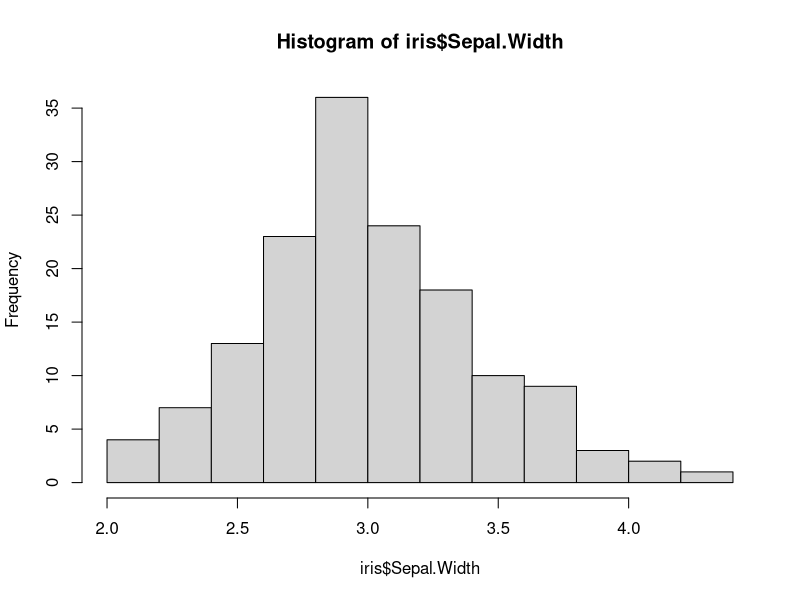
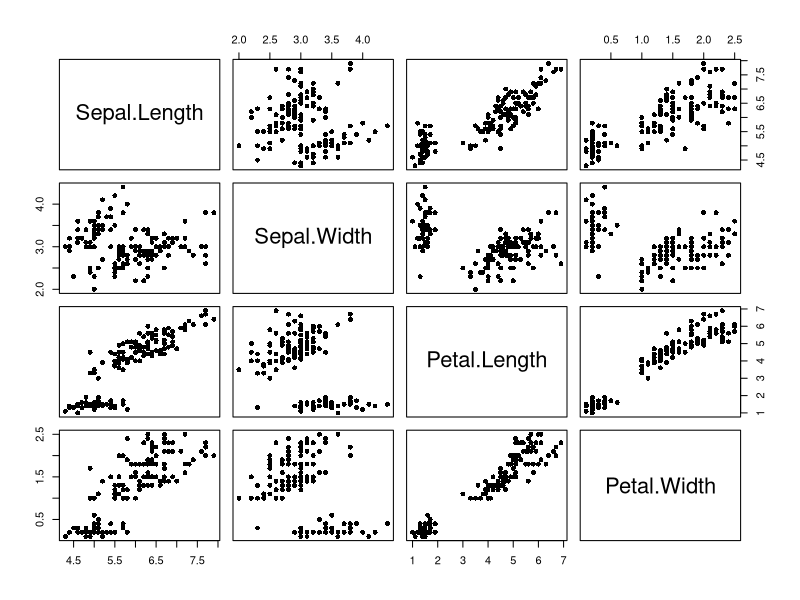
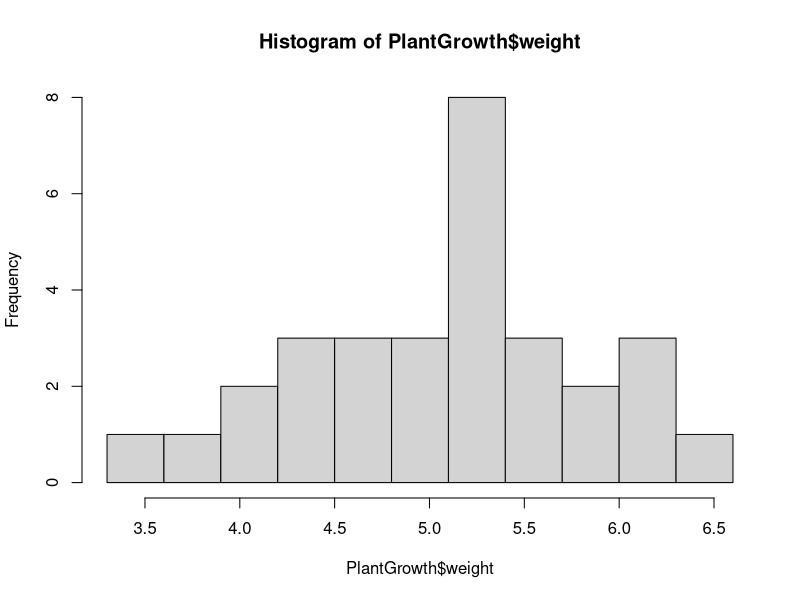
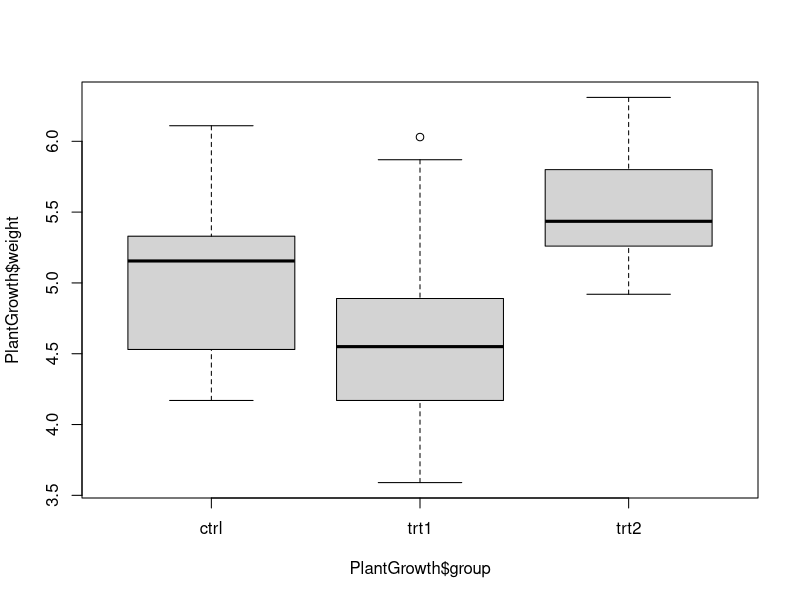
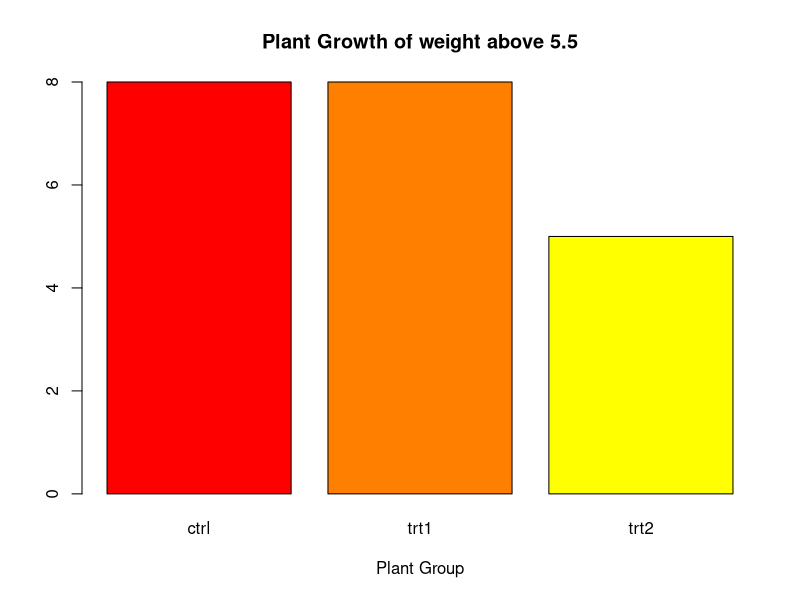

Reproduce these figures in R, in order.
# a.Make a histogram of the variable Sepal.Width.
hist(iris$Sepal.Width)

# b.Based on the histogram from #1a, which would you expect to be higher, 
# the mean or the median? Why?
## = mean > median, if the graph screw to left mean will be higher than median. 
## -> more outlier on the right(big value) will have make bigger average. 

# c.Confirm your answer to #1b by actually finding these values.
mean(iris$Sepal.Width)
median(iris$Sepal.Width)

# d.Only 27% of the flowers have a Sepal.Width higher than ________ cm.
quarts=quantile(iris$Sepal.Width,c(.73))
print(quarts)
## = 3.3
range(iris$Sepal.Width)
diff(range(iris$Sepal.Width))

# e.Make scatterplots of each pair of the numerical variables in iris (There should be 6 pairs/plots).
pairs(iris[,c(1,2:4)],pch=16)

# f.Based on #1e, which two variables appear to have the strongest relationship? 
# And which two appear to have the weakest relationship?
## = the more vertical or horizontal or spread out, it have less realtionship between the variables. 
## -> Strogest: Petal Length vs Petal Width
## -> Weakest: Sepal Length vs Sepal Width

#-----------------------------------------------------------------------------------#

# a.Make a histogram of the variable weight with breakpoints (bin edges) at every 0.3 units, starting at 3.3.
hist(PlantGrowth$weight,breaks=seq(3.3,6.6,0.3))

# b.Make boxplots of weight separated by group in a single graph.
boxplot(PlantGrowth$weight~PlantGrowth$group)

# c.Based on the boxplots in #2b, approximately what percentage of the "trt1" weights are below the minimum "trt2" weight?
## = 75%, trt2 min bar is just above the Q3 which is 75% of the data.

# d.Find the exact percentage of the "trt1" weights that are below the minimum "trt2" weight.
trt1 = PlantGrowth$weight[PlantGrowth$group == "trt1"]
trt2 = PlantGrowth$weight[PlantGrowth$group == "trt2"]
trt1<min(trt2)
sum(trt1<min(trt2))/length(trt1<min(trt2))*100
## = 80%, 10 out of 8 are lower than minimum(4.92) of trt2

# e.Only including plants with a weight above 5.5, make a barplot of the variable group. 
# Make the barplot colorful using some color palette
Data = PlantGrowth$group[PlantGrowth$weight < 5.5]
x = table(Data)
barplot(x,col=heat.colors(3), main = "Plant Growth of weight above 5.5", xlab = 'Plant Group')
